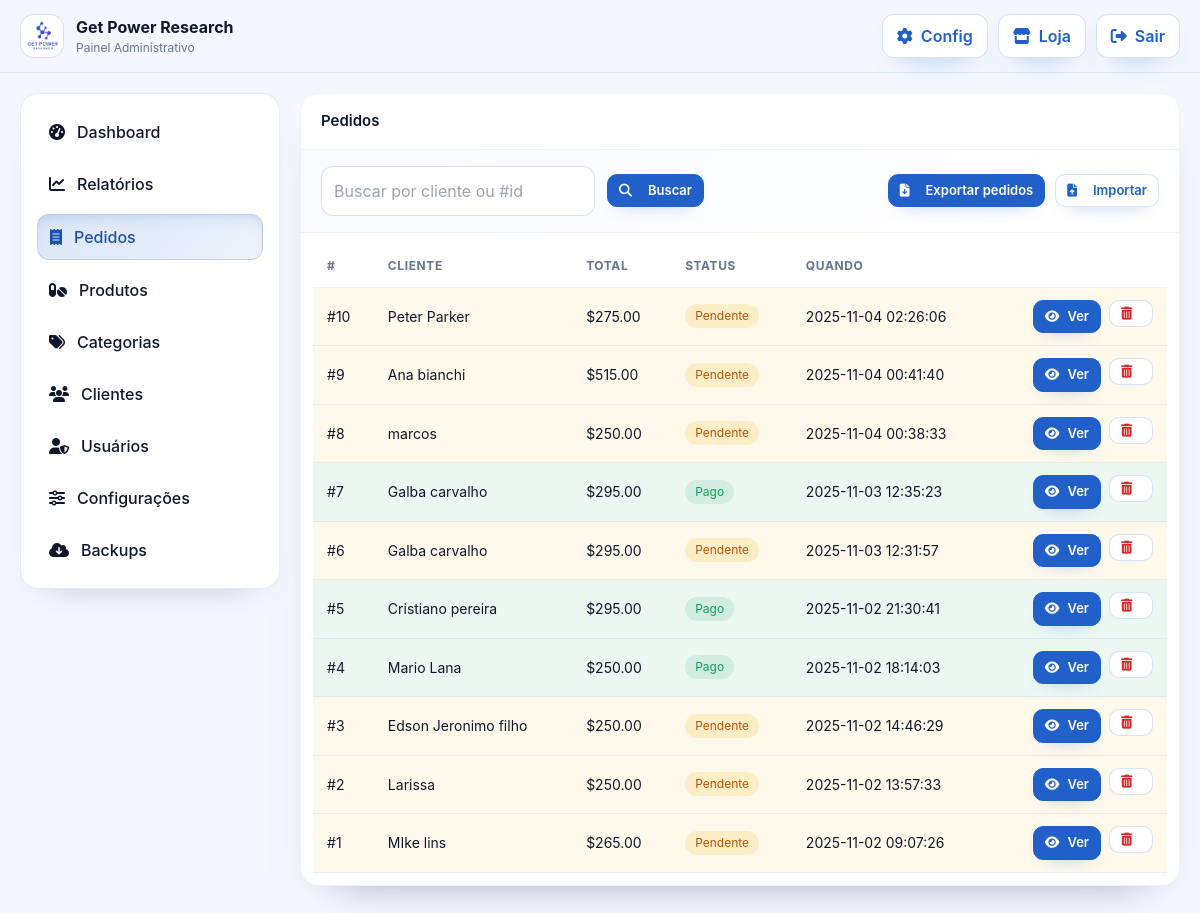
The app's page /orders.php (signed in), older data.
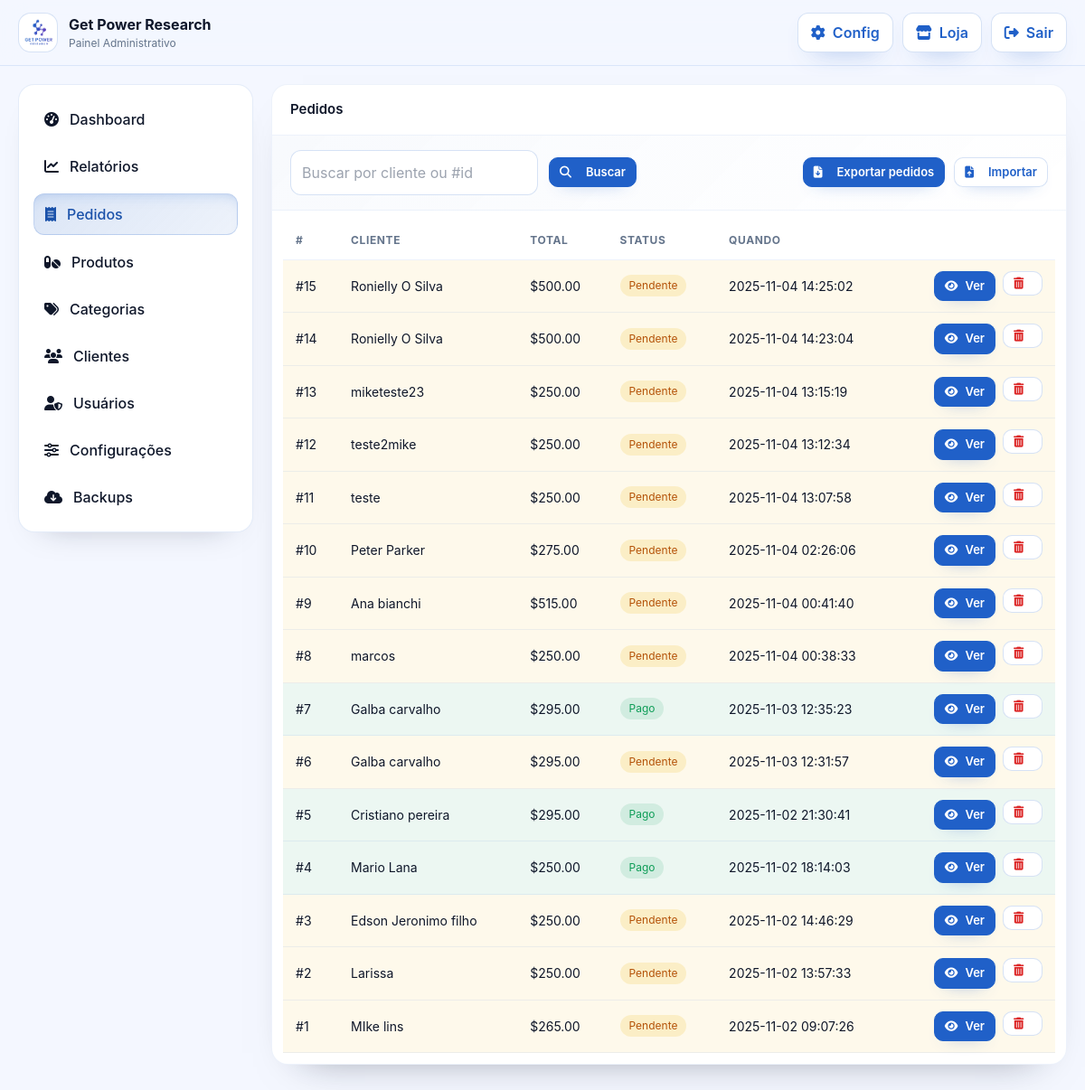
The same page, newer data.
### tables this page shows
CREATE TABLE `settings` (
  `id` int(10) UNSIGNED NOT NULL,
  `skey` varchar(191) NOT NULL,
  `svalue` longtext NOT NULL,
  `updated_at` timestamp NOT NULL DEFAULT current_timestamp() ON UPDATE current_timestamp()
);

CREATE TABLE `orders` (
  `id` int(11) NOT NULL,
  `customer_id` int(11) DEFAULT NULL,
  `items_json` longtext NOT NULL,
  `subtotal` decimal(10,2) NOT NULL,
  `shipping_cost` decimal(10,2) DEFAULT 0.00,
  `total` decimal(10,2) NOT NULL,
  `currency` varchar(3) NOT NULL DEFAULT 'USD',
  `payment_method` varchar(40) NOT NULL,
  `payment_ref` text DEFAULT NULL,
  `payment_status` varchar(20) DEFAULT 'pending',
  `status` varchar(40) NOT NULL DEFAULT 'pending',
  `track_token` varchar(64) DEFAULT NULL,
  `zelle_receipt` varchar(255) DEFAULT NULL,
  `notes` text DEFAULT NULL,
  `admin_viewed` tinyint(1) DEFAULT 0,
  `created_at` timestamp NULL DEFAULT current_timestamp(),
  `updated_at` timestamp NULL DEFAULT current_timestamp() ON UPDATE current_timestamp()
);

CREATE TABLE `customers` (
  `id` int(11) NOT NULL,
  `name` varchar(190) DEFAULT NULL,
  `email` varchar(190) DEFAULT NULL,
  `phone` varchar(60) DEFAULT NULL,
  `address` varchar(255) DEFAULT NULL,
  `city` varchar(100) DEFAULT NULL,
  `state` varchar(50) DEFAULT NULL,
  `zipcode` varchar(20) DEFAULT NULL,
  `country` varchar(50) DEFAULT 'BR',
  `created_at` timestamp NULL DEFAULT current_timestamp()
);

### bootstrap.php (called while the page is built, shortened)
<?php
if (!function_exists('cache_busted_url')) {
  function cache_busted_url(string $path): string {
    $trimmed = trim($path);
    $absolute = __DIR__ . '/' . ltrim($trimmed, '/');
    $version = is_file($absolute) ? filemtime($absolute) : time();
    $separator = strpos($trimmed, '?') !== false ? '&' : '?';
    return $trimmed . $separator . 'v=' . $version;
  }
}
if (!function_exists('asset_url')) {
  function asset_url($rel){
    $clean = ltrim((string)$rel, '/');
    if (function_exists('cache_busted_url')) {
      return cache_busted_url($clean);
    }
    $abs = __DIR__ . '/' . $clean;
    $v = is_file($abs) ? filemtime($abs) : time();
    $sep = (strpos($clean,'?')!==false) ? '&' : '?';
    return $clean . $sep . 'v=' . $v;
  }
}

### lib/utils.php (called while the page is built, shortened)
<?php
if (!function_exists('cfg')) {
    function cfg() {
        static $config = null;
        if ($config === null) {
            $config = require __DIR__ . '/../config.php';
        }
        return $config;
    }
}
if (!function_exists('setting_get')) {
    function setting_get(string $key, $default = null) {
        try {
            $pdo = db();
            $stmt = $pdo->prepare('SELECT svalue FROM settings WHERE skey = ?');
            $stmt->execute([$key]);
            $value = $stmt->fetchColumn();
            return $value;
        } catch (Throwable $e) {
            return $default;
        }
    }
}
if (!function_exists('current_admin')) {
    function current_admin(): ?array {
        if (!empty($_SESSION['admin']) && is_array($_SESSION['admin'])) {
            return $_SESSION['admin'];
        }
        return null;
    }
}
if (!function_exists('current_admin_role')) {
    function current_admin_role(): string {
        $admin = current_admin();
        return $admin['role'] ?? 'admin';
    }
}
if (!function_exists('is_super_admin')) {
    function is_super_admin(): bool {
        return current_admin_role() === 'super_admin';
    }
}
if (!function_exists('sanitize_html')) {
    function sanitize_html($html) {
        return htmlspecialchars((string)$html, ENT_QUOTES | ENT_HTML5, 'UTF-8');
    }
}
if (!function_exists('format_currency')) {
    function format_currency($amount, $currency = null) {
        $amount = (float)$amount;
        $currency = strtoupper($currency ?? (cfg()['store']['currency'] ?? 'BRL'));
        switch ($currency) {
            case 'USD': return '$' . number_format($amount, 2, '.', ',');
        }
    }
}
if (!function_exists('find_logo_path')) {
    function find_logo_path(): ?string {
        $cfgLogo = function_exists('setting_get') ? setting_get('store_logo_url') : null;
        if ($cfgLogo) {
            return ltrim((string)$cfgLogo, '/');
        }
        return null;
    }
}

### orders.php (the view, shortened to what this page needs)
<?php
require __DIR__.'/bootstrap.php';
require __DIR__.'/lib/utils.php';
require __DIR__.'/admin_layout.php';
$pdo = db();
$isSuperAdmin = is_super_admin();
function status_badge($s){
  if ($s==='paid') return '<span class="badge ok">Pago</span>';
  if ($s==='pending') return '<span class="badge warn">Pendente</span>';
  return '<span class="badge">'.sanitize_html($s).'</span>';
}
admin_header('Pedidos');
$q = trim((string)($_GET['q'] ?? ''));
$w=' WHERE 1=1 '; $p=[];
$sql="SELECT o.id,o.total,o.currency,o.status,o.created_at,c.name AS customer_name FROM orders o LEFT JOIN customers c ON c.id=o.customer_id $w ORDER BY o.id DESC LIMIT 200";
$st=$pdo->prepare($sql); $st->execute($p);
echo '<div class="card">';
echo '<div class="card-title">Pedidos</div>';
echo '<div class="card-toolbar">';
echo '  <form method="get" class="search-form">';
echo '    <input class="input" name="q" value="'.sanitize_html($q).'" placeholder="Buscar por cliente ou #id">';
echo '    <button class="btn btn-primary btn-sm" type="submit"><i class="fa-solid fa-magnifying-glass mr-2"></i>Buscar</button>';
echo '  </form>';
echo '  <div class="toolbar-actions">';
if ($isSuperAdmin) {
  echo '    <a class="btn btn-alt btn-sm" href="orders.php?action=export"><i class="fa-solid fa-file-arrow-down mr-2"></i>Exportar pedidos</a>';
  echo '    <a class="btn btn-ghost btn-sm" href="orders.php?action=import"><i class="fa-solid fa-file-arrow-up mr-2"></i>Importar</a>';
}
echo '  </div>';
echo '</div>';
echo '<div class="p-3 overflow-x-auto"><table class="table"><thead><tr><th>#</th><th>Cliente</th><th>Total</th><th>Status</th><th>Quando</th><th></th></tr></thead><tbody>';
foreach($st as $r){
  $statusClass = 'status-'.$r['status'];
  echo '<tr class="'.sanitize_html($statusClass).'">';
  echo '<td>#'.(int)$r['id'].'</td>';
  echo '<td>'.sanitize_html($r['customer_name']).'</td>';
  $rowCurrency = strtoupper($r['currency'] ?? (cfg()['store']['currency'] ?? 'USD'));
  echo '<td>'.format_currency((float)$r['total'], $rowCurrency).'</td>';
  echo '<td>'.status_badge($r['status']).'</td>';
  echo '<td>'.sanitize_html($r['created_at'] ?? '').'</td>';
  echo '<td><div class="action-buttons"><a class="btn btn-alt btn-sm" href="orders.php?action=view&id='.(int)$r['id'].'"><i class="fa-solid fa-eye"></i> Ver</a>';
  if ($isSuperAdmin) {
    echo '<form method="post" action="orders.php?action=delete&id='.(int)$r['id'].'" style="margin:0;" onsubmit="return confirm(\'Excluir o pedido #'.(int)$r['id'].'?\');">';
    echo '<button class="btn btn-ghost btn-sm text-red-600" type="submit"><i class="fa-solid fa-trash-can"></i></button>';
    echo '</form>';
  }
  echo '</div></td>';
  echo '</tr>';
}
echo '</tbody></table></div></div>';
admin_footer();

### admin_layout.php (shortened to what this page needs)
<?php
function admin_header($title='Admin'){
  $store = setting_get('store_name', (cfg()['store']['name'] ?? 'Get Power Research'));
  $fullLogoPath = find_logo_path();
  $logoUrl = $fullLogoPath ? '/' . ltrim($fullLogoPath, '/') : null;
  echo '<!doctype html><html lang="pt-br"><head><meta charset="utf-8">';
  echo '<script src="https://cdn.tailwindcss.com"></script>';
  echo '<link rel="stylesheet" href="https://cdnjs.cloudflare.com/ajax/libs/font-awesome/6.5.0/css/all.min.css">';
  $css = function_exists('asset_url') ? asset_url('assets/admin.css') : 'assets/admin.css';
  echo '<link rel="stylesheet" href="'.$css.'">';
  echo '</head><body>';
  echo '<header class="admin-top"><div class="wrap">';
  $logoHtml = $logoUrl
    ? '<div class="logo img"><img src="'.sanitize_html($logoUrl).'" alt="Logo" class="logo-img"></div>'
    : '<div class="logo icon"><i class="fa-solid fa-capsules"></i></div>';
  echo '<div class="brand">'.$logoHtml.'<div><div class="name">'.sanitize_html($store).'</div><div class="sub">Painel Administrativo</div></div></div>';
  echo '<div class="actions">';
  echo '<a class="btn btn-ghost" href="admin.php?route=settings"><i class="fa-solid fa-gear"></i><span>Config</span></a>';
  echo '<a class="btn btn-ghost" href="index.php" target="_blank"><i class="fa-solid fa-store"></i><span>Loja</span></a>';
  echo '<a class="btn btn-ghost" href="admin.php?route=logout"><i class="fa-solid fa-right-from-bracket"></i><span>Sair</span></a>';
  echo '</div></div></header>';
  echo '<div class="admin-grid"><aside class="admin-side"><nav>';
  $cur = basename($_SERVER['SCRIPT_NAME']);
  echo '<a class="'.($cur==='dashboard.php'?'active':'').'" href="dashboard.php"><i class="fa-solid fa-gauge-high"></i>Dashboard</a>';
  echo '<a class="'.($cur==='reports.php'?'active':'').'" href="reports.php"><i class="fa-solid fa-chart-line"></i>Relatórios</a>';
  echo '<a class="'.($cur==='orders.php'?'active':'').'" href="orders.php"><i class="fa-solid fa-receipt"></i>Pedidos</a>';
  echo '<a class="'.($cur==='products.php'?'active':'').'" href="products.php"><i class="fa-solid fa-pills"></i>Produtos</a>';
  echo '<a class="'.($cur==='categories.php'?'active':'').'" href="categories.php"><i class="fa-solid fa-tags"></i>Categorias</a>';
  echo '<a class="'.($cur==='customers.php'?'active':'').'" href="customers.php"><i class="fa-solid fa-users"></i>Clientes</a>';
  echo '<a class="'.($cur==='users.php'?'active':'').'" href="users.php"><i class="fa-solid fa-user-shield"></i>Usuários</a>';
  echo '<a class="'.($cur==='settings.php'?'active':'').'" href="settings.php"><i class="fa-solid fa-sliders"></i>Configurações</a>';
  if (function_exists('is_super_admin') && is_super_admin()) {
    echo '<a class="'.($cur==='backup.php'?'active':'').'" href="backup.php"><i class="fa-solid fa-cloud-arrow-down"></i>Backups</a>';
  }
  echo '</nav></aside><main class="admin-main">';
}
function admin_footer(){
  echo '</main></div>';
  echo '</body></html>';
}

Row changes from the older to the newer data that the page shows:
added orders: id "15", customer.name "Ronielly O Silva", format_currency((float)$r['total'], $rowCurrency) "$500.00", status "Pendente", created_at "2025-11-04 14:25:02"
added orders: id "14", customer.name "Ronielly O Silva", format_currency((float)$r['total'], $rowCurrency) "$500.00", status "Pendente", created_at "2025-11-04 14:23:04"
added orders: id "13", customer.name "miketeste23", format_currency((float)$r['total'], $rowCurrency) "$250.00", status "Pendente", created_at "2025-11-04 13:15:19"
added orders: id "12", customer.name "teste2mike", format_currency((float)$r['total'], $rowCurrency) "$250.00", status "Pendente", created_at "2025-11-04 13:12:34"
added orders: id "11", customer.name "teste", format_currency((float)$r['total'], $rowCurrency) "$250.00", status "Pendente", created_at "2025-11-04 13:07:58"
